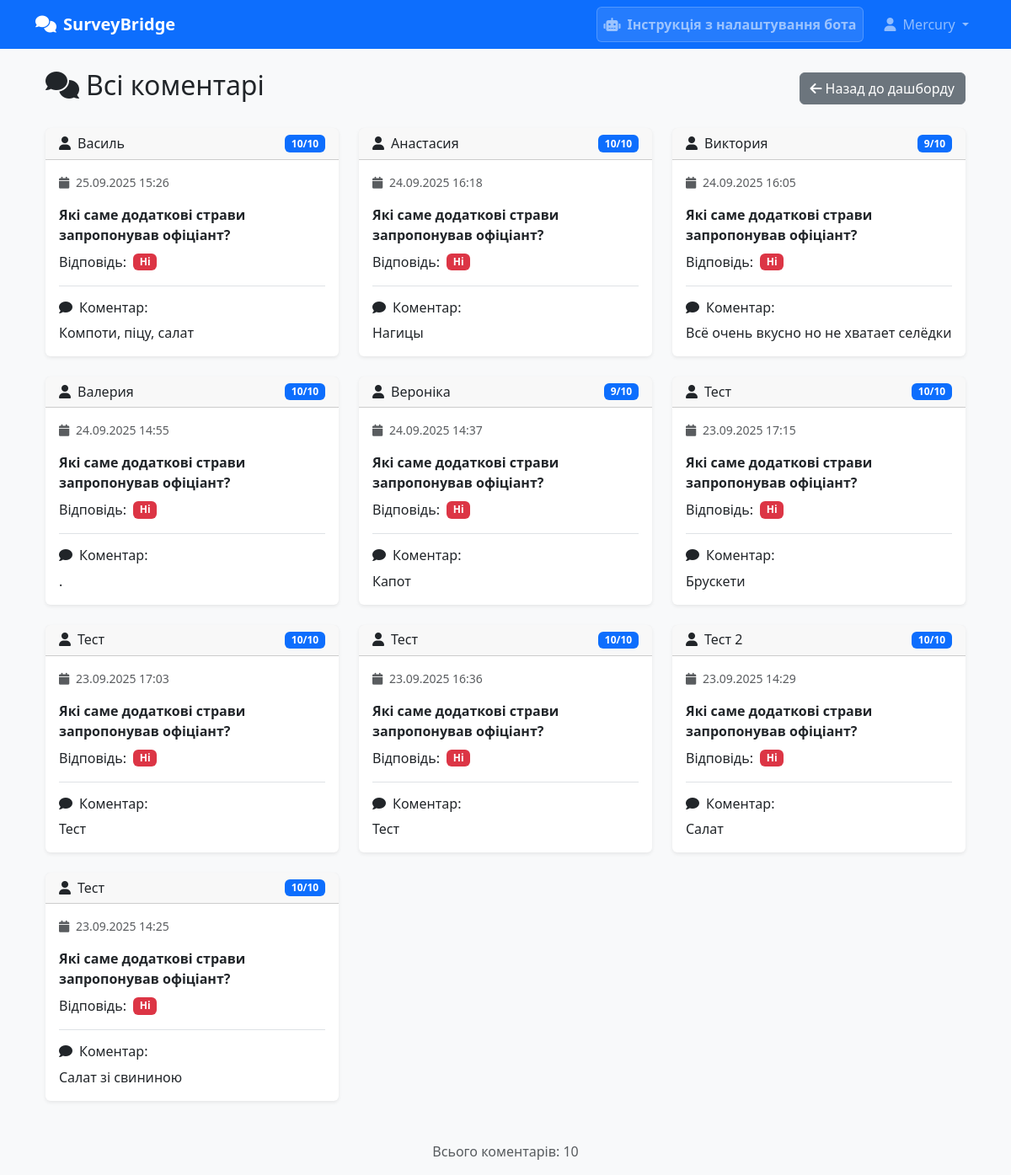
The page /user/all-comments (signed in) on the database its author committed.
### models.py (models this page shows, shortened)
class User(UserMixin, db.Model):
    __tablename__ = 'users'
    id = db.Column(db.Integer, primary_key=True)
    login = db.Column(db.String(80), unique=True, nullable=False)
    password_hash = db.Column(db.String(120), nullable=False)
    restaurant_name = db.Column(db.String(200), nullable=False)
    city = db.Column(db.String(100), nullable=False)
    bot_token = db.Column(db.String(200), nullable=True)
    telegram_group_id = db.Column(db.String(50), nullable=True)  # ID групи Telegram для сповіщень
    telegram_group_name = db.Column(db.String(200), nullable=True)  # Назва групи Telegram
    telegram_group_link = db.Column(db.String(200), nullable=True)  # Посилання на групу Telegram
    telegram_group_enabled = db.Column(db.Boolean, default=False, nullable=False)  # Увімкнути групові сповіщення
    unique_token = db.Column(db.String(32), unique=True, nullable=False)
    email_address = db.Column(db.String(120), nullable=True)  # Email адреса для сповіщень
    email_enabled = db.Column(db.Boolean, default=False, nullable=False)  # Увімкнути email сповіщення
    is_active = db.Column(db.Boolean, default=True, nullable=False)
    created_at = db.Column(db.DateTime, default=datetime.utcnow)
    questions = db.relationship('Question', backref='user', lazy=True, cascade='all, delete-orphan')
    surveys = db.relationship('Survey', backref='user', lazy=True, cascade='all, delete-orphan')
    qr_codes = db.relationship('QRCode', backref='user', lazy=True, cascade='all, delete-orphan')

class Answer(db.Model):
    __tablename__ = 'answers'
    id = db.Column(db.Integer, primary_key=True)
    survey_id = db.Column(db.Integer, db.ForeignKey('surveys.id'), nullable=False)
    question_id = db.Column(db.Integer, db.ForeignKey('questions.id'), nullable=False)
    answer = db.Column(db.Boolean, nullable=False)  # True = Так, False = Ні
    comment = db.Column(db.Text, nullable=True)
    created_at = db.Column(db.DateTime, default=datetime.utcnow)

class Survey(db.Model):
    __tablename__ = 'surveys'
    id = db.Column(db.Integer, primary_key=True)
    user_id = db.Column(db.Integer, db.ForeignKey('users.id'), nullable=False)
    waiter_name = db.Column(db.String(100), nullable=False)
    overall_score = db.Column(db.Integer, nullable=False)  # 1-10
    created_at = db.Column(db.DateTime, default=datetime.utcnow)
    answers = db.relationship('Answer', backref='survey', lazy=True, cascade='all, delete-orphan')

class Question(db.Model):
    __tablename__ = 'questions'
    id = db.Column(db.Integer, primary_key=True)
    user_id = db.Column(db.Integer, db.ForeignKey('users.id'), nullable=False)
    question_text = db.Column(db.Text, nullable=False)
    question_type = db.Column(db.String(20), default='yes_no', nullable=False)  # 'yes_no' або 'manual'
    is_active = db.Column(db.Boolean, default=True, nullable=False)
    created_at = db.Column(db.DateTime, default=datetime.utcnow)
    answers = db.relationship('Answer', backref='question', lazy=True, cascade='all, delete-orphan')

### app.py (the view)
@app.route('/user/all-comments')
@manager_required
def user_all_comments():
    comments = db.session.query(Answer, Survey, Question).join(
        Survey, Answer.survey_id == Survey.id
    ).join(
        Question, Answer.question_id == Question.id
    ).filter(
        Survey.user_id == current_user.id,
        Answer.comment.isnot(None),
        Answer.comment != ''
    ).order_by(Survey.created_at.desc()).all()
    return render_template('user/all_comments.html', comments=comments)

### app.py (called while the page is built, shortened)
@login_manager.user_loader
def load_user(user_id):
    return db.session.get(User, int(user_id))

def manager_required(f):
    @wraps(f)
    def decorated_function(*args, **kwargs):
        if 'admin_logged_in' in session:
            flash('Доступ заборонено. Адміністратор не може використовувати менеджерські функції.', 'error')
            return redirect(url_for('admin_dashboard'))
        if not current_user.is_authenticated:
            flash('Доступ заборонено. Потрібна авторизація менеджера.', 'error')
            return redirect(url_for('login'))
        return f(*args, **kwargs)
    return decorated_function

@app.before_request
def check_route_access():
    if request.endpoint in ['static', 'index', 'survey', 'survey_submit', 'survey_success', 'login', 'logout']:
        return
    if request.endpoint and (request.endpoint.startswith('user') or '/user/' in request.path):
        if 'admin_logged_in' in session:
            flash('Доступ заборонено. Адміністратор не може використовувати менеджерські функції.', 'error')
            return redirect(url_for('admin_dashboard'))
        if not current_user.is_authenticated:
            flash('Доступ заборонено. Потрібна авторизація менеджера.', 'error')
            return redirect(url_for('login'))

### templates/user/all_comments.html (shortened to what this page needs)
{% extends "base.html" %}
{% block content %}
<div class="container-fluid">
    <div class="row">
        <div class="col-md-12">
            <div class="d-flex justify-content-between align-items-center mb-4">
                <h2><i class="fas fa-comments me-2"></i>Всі коментарі</h2>
                <a href="{{ url_for('user_dashboard') }}" class="btn btn-secondary">
                    <i class="fas fa-arrow-left me-1"></i>Назад до дашборду
                </a>
            </div>
            {% if comments %}
                <div class="row">
                    {% for answer, survey, question in comments %}
                        <div class="col-md-6 col-lg-4 mb-4">
                            <div class="card h-100">
                                <div class="card-header d-flex justify-content-between align-items-center">
                                    <h6 class="mb-0">
                                        <i class="fas fa-user me-2"></i>{{ survey.waiter_name }}
                                    </h6>
                                    <span class="badge bg-primary">{{ survey.overall_score }}/10</span>
                                </div>
                                <div class="card-body">
                                    <p class="text-muted small mb-3">
                                        <i class="fas fa-calendar me-1"></i>
                                        {{ survey.created_at.strftime('%d.%m.%Y %H:%M') }}
                                    </p>
                                    <div class="mb-3">
                                        <strong class="d-block mb-2">{{ question.question_text }}</strong>
                                        <div class="d-flex align-items-center mb-2">
                                            <span class="me-2">Відповідь:</span>
                                            {% if answer.answer %}
                                                <span class="badge bg-success">Так</span>
                                            {% else %}
                                                <span class="badge bg-danger">Ні</span>
                                            {% endif %}
                                        </div>
                                    </div>
                                    <div class="border-top pt-3">
                                        <h6 class="mb-2">
                                            <i class="fas fa-comment me-2"></i>Коментар:
                                        </h6>
                                        <p class="mb-0">{{ answer.comment }}</p>
                                    </div>
                                </div>
                            </div>
                        </div>
                    {% endfor %}
                </div>
                <div class="d-flex justify-content-center mt-4">
                    <p class="text-muted">Всього коментарів: {{ comments|length }}</p>
                </div>
            {% endif %}
        </div>
    </div>
</div>
{% endblock %}

### templates/base.html (shortened to what this page needs)
<!DOCTYPE html>
<html lang="uk">
<head>
    <link href="https://cdn.jsdelivr.net/npm/bootstrap@5.3.0/dist/css/bootstrap.min.css" rel="stylesheet">
    <link href="https://cdnjs.cloudflare.com/ajax/libs/font-awesome/6.0.0/css/all.min.css" rel="stylesheet">
</head>
<body>
    <nav class="navbar navbar-expand-lg navbar-dark bg-primary">
        <div class="container">
            <span class="navbar-brand">
                <i class="fas fa-comments me-2"></i>SurveyBridge
            </span>
            {% if current_user.is_authenticated or session.get('admin_logged_in') %}
            <div class="navbar-nav ms-auto d-flex align-items-center">
                <a href="{{ url_for('bot_instructions') }}" class="nav-link me-3 d-flex align-items-center bot-instructions-link">
                    <i class="fas fa-robot me-2"></i>
                    <span class="fw-semibold">Інструкція з налаштування бота</span>
                </a>
                <div class="nav-item dropdown">
                    <a class="nav-link dropdown-toggle" href="#" role="button" data-bs-toggle="dropdown">
                        <i class="fas fa-user me-1"></i>
                        {% if session.get('admin_logged_in') %}
                            Адміністратор
                        {% else %}
                            {{ current_user.login }}
                        {% endif %}
                    </a>
                </div>
            </div>
            {% endif %}
        </div>
    </nav>
    <main class="container mt-4">
        {% block content %}{% endblock %}
    </main>
</body>
</html>

### templates/base.html (style rules this page uses)
body { background-color: #f8f9fa; font-family: 'Segoe UI', Tahoma, Geneva, Verdana, sans-serif; }
.navbar-brand { font-weight: 600; }
.card { border: none; box-shadow: 0 0.125rem 0.25rem rgba(0, 0, 0, 0.075); }
.bot-instructions-link { background-color: rgba(255,255,255,0.1) !important; border-radius: 0.375rem; padding: 0.5rem 1rem; text-decoration: none; transition: all 0.2s ease-in-out; border: 1px solid rgba(255,255,255,0.2); }

### rows shown on the page
User: login "Mercury"
Answer: waiter_name "Василь", overall_score "10", created_at "25.09.2025 15:26", question_text "Які саме додаткові страви запропонував офіціант?", answer "Ні", comment "Компоти, піцу, салат"
Answer: waiter_name "Анастасия", overall_score "10", created_at "24.09.2025 16:18", question_text "Які саме додаткові страви запропонував офіціант?", answer "Ні", comment "Нагицы"
Answer: waiter_name "Виктория", overall_score "9", created_at "24.09.2025 16:05", question_text "Які саме додаткові страви запропонував офіціант?", answer "Ні", comment "Всё очень вкусно но не хватает селёдки"
Answer: waiter_name "Валерия", overall_score "10", created_at "24.09.2025 14:55", question_text "Які саме додаткові страви запропонував офіціант?", answer "Ні", comment "."
Answer: waiter_name "Вероніка", overall_score "9", created_at "24.09.2025 14:37", question_text "Які саме додаткові страви запропонував офіціант?", answer "Ні", comment "Капот"
Answer: waiter_name "Тест", overall_score "10", created_at "23.09.2025 17:15", question_text "Які саме додаткові страви запропонував офіціант?", answer "Ні", comment "Брускети"
Answer: waiter_name "Тест", overall_score "10", created_at "23.09.2025 17:03", question_text "Які саме додаткові страви запропонував офіціант?", answer "Ні", comment "Тест"
Answer: waiter_name "Тест", overall_score "10", created_at "23.09.2025 16:36", question_text "Які саме додаткові страви запропонував офіціант?", answer "Ні", comment "Тест"
Answer: waiter_name "Тест 2", overall_score "10", created_at "23.09.2025 14:29", question_text "Які саме додаткові страви запропонував офіціант?", answer "Ні", comment "Салат"
Answer: waiter_name "Тест", overall_score "10", created_at "23.09.2025 14:25", question_text "Які саме додаткові страви запропонував офіціант?", answer "Ні", comment "Салат зі свининою"

### other values the page prints
{{ comments|length }} "10"
